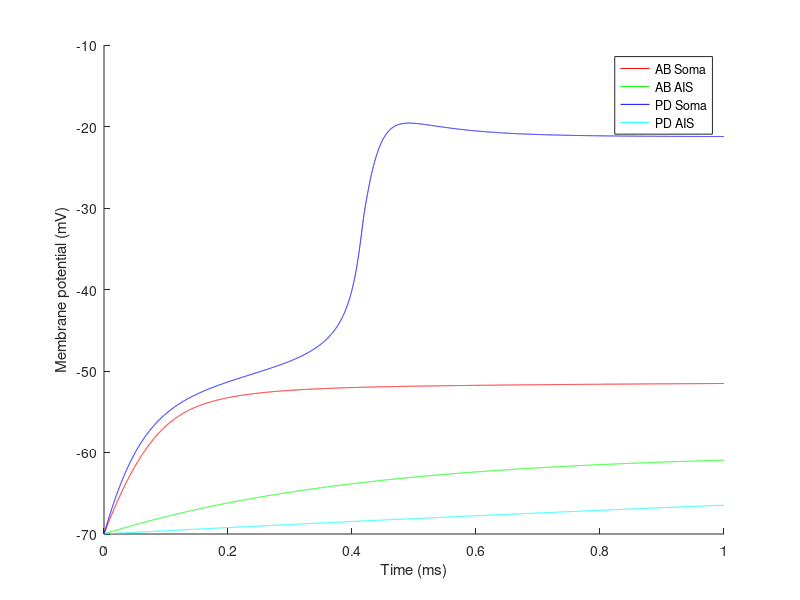

The MATLAB script that drew this image:
% This model is based on Soto-Trevino et all 2005 and adds Q10's.

% TODO
%   Add Q10s
%   Save history
%   Display history
%   Add RK4 integration
%   Check signs on all currents - DONE
%   Check unit prefixes in all calculations. - DONE

% Bugs
%   [Ca++] can go negative. 

function model()
    tic
    AB = 1; % Enumerate cell types.
    PD = 2;
    Soma = 1; % Enumerate compartments.
    AIS  = 2; % (Axon initial segment.)
    
    % Model parameters %
    dt                  = 0.1*10^-3;  % [s] Time step
    I_inj               = [0 0];       % [Amp]
    sim_length          = 1.0;         % [s] Simulation length
    num_neurons         = 2;           % Number of neurons
    num_channels        = 10;          % Number of ion channel types.
    num_compartments    = 2;           % Number of compartments per neuron. Compartment 1 is soma. Compartment 2 is spike initiation zone.
    g_gap               = 0.75*10^-6; % [S] Conductance between the soma of the two neurons.
    neurons(AB).g_axial = 0.3 *10^-6; % [S] Conductance between the two compartments of the AB neuron.
    neurons(PD).g_axial = 1.05*10^-6; % [S] Conductance between the two compartments of the PD neuron.

    % Testing with no connections between compartments.
      g_gap               = 0;     % [S] Conductance between the soma of the two neurons.
%     neurons(AB).g_axial = 0;     % [S] Conductance between the two compartments of the AB neuron.
%     neurons(PD).g_axial = 0;     % [S] Conductance between the two compartments of the PD neuron.    
    
    neurons(AB).compartments(AIS).C  =  1.5*10^-9; % [F] Capacitance of each compartment.
    neurons(AB).compartments(Soma).C =  9.0*10^-9; % [F]
    neurons(PD).compartments(AIS).C  =  6.0*10^-9; % [F]
    neurons(PD).compartments(Soma).C = 12.0*10^-9; % [F]
    
    % Constants for Ca++ dynamics
    R = 8.31447215;  % [J/mol/K] Ideal gas constant
    T = 273.15 + 18; % [Kelvin]  Temperature
    z = +2;          % Charge of Ca++.
    F = 96485.3399;  % [C/mol] Faraday's constant
    Ca_out             = 13000*10^-6; % [M]
    Ca_steady_state    = 0.5*10^-6;   % [M]
    neurons(AB).tau_Ca = 0.303;       % [s]
    neurons(PD).tau_Ca = 0.300;       % [s]
    neurons(AB).F_Ca   = 0.418*10^3;  % [M/A]
    neurons(PD).F_Ca   = 0.515*10^3;  % [M/A]

    % Reversal potentials.
    E_Na   =  50; % [mV] 
    E_K    = -80;
    E_Ca   =   0; % (Placeholder. Nernst calculation later.)
    E_Nap  =  50;
    E_H    = -20;
    E_KCa  = -80;
    E_A    = -80;
    E_proc =   0;
    E_all = [E_Na E_K E_Ca E_Ca E_Nap E_H E_K E_KCa E_A E_proc]*10^-3; % [V] Store reversal potentials in vector which matches the channel vector. (Ca values are placeholders.)

    % Maximal conductances
    %      Channels are:
    %      (AIS)  NA   K     (soma) CaT   CaS nap   H      K       KCa     A      proc   
    g_max_all = [ 300  52.5         55.2  9   2.7   0.054  1890    6000    200    570; ...       % AB % [S] Conductance values for all (non-leak) channels.
                 1100  150          22.5  60  4.38  0.219  1576.8  251.85  39.42  0   ]*10^-6;   % PD
             
    %g_max_all = [0 0    0 0 0 0 0 0 0 0; 0 0    0 0 0 0 0 0 0 0 ];

    % Leak conductances
    %              Soma  AIS
	g_leaks   = [  0.045 0.0018;   ...     % AB % [S] Leak conductances [AB-soma, AB-AIS; PD-soma PD-AIS] (Note: Compartment order different than for g_max_all.)
                   0.105 0.00081 ]*10^-6;  % PD
               
    % Leak reversal potentials
    %              Soma  AIS
    E_leak     = [ -50   -60;  ...         % AB [V]
                   -55   -55  ] * 10^-3;   % PD
    
    % Starting conditions
    starting_voltage = -70*10^-3; % [V] 
    for neuron = 1:num_neurons
        for compartment = 1:num_compartments 
            neurons(neuron).compartments(compartment).voltage = starting_voltage; 
        end
        neurons(neuron).Ca = Ca_steady_state; % Ca++ concentration in soma. (Axon lacks Ca++ gated or permiable channels.)
        for channel = 1:num_channels
            neurons(neuron).channels(channel).m = 0; % Begin with all channels closed.
            neurons(neuron).channels(channel).h = 0;
        end
    end
        

    % History variables
    V_hist = zeros(num_neurons, num_compartments, ceil(sim_length/dt));
    time_step = 1;
    
    %%%%%%%%%%%%%%%%%
    %   Main Loop   %
    %%%%%%%%%%%%%%%%%
    for sim_time = dt:dt:sim_length

        disp('xxxxxxxxxxxxxxxxxxxxxxxxxxxxxxxxxxxxxxxxxxxxxxxxxxxxxxxxxxxxxxxxxxxxxxxxxxxxxxxxxxxxxxxxxxx')

        %%%%%%%%%%%%%%%%%%%%%%%%%%%%%%%%%%%%%%%%%%%%%%
        % Find channel activation and inactivations  %
        %%%%%%%%%%%%%%%%%%%%%%%%%%%%%%%%%%%%%%%%%%%%%%
        for neuron = 1:num_neurons
            Ca = neurons(neuron).Ca;
            for channel = 1:num_channels
                if channel <= 2, compartment = 2; else compartment = 1; end % First two channels are in axon initial segment.
                V = neurons(neuron).compartments(compartment).voltage; % [V]
                [m h] = get_channel_state(neuron, channel, V, Ca, neurons(neuron).channels(channel).m, neurons(neuron).channels(channel).h, dt);
                neurons(neuron).channels(channel).m = m;
                neurons(neuron).channels(channel).h = h;
            end
        end
        
        %%%%%%%%%%%%%%%%%%%%%%%%%%%%%%%%%%%
        % Calculate channel conductances  %
        %%%%%%%%%%%%%%%%%%%%%%%%%%%%%%%%%%%

        % Find channel conductances
        for neuron = 1:num_neurons
            % Find Ca reversal potential via Nernst equation.
            Ca_in = neurons(neuron).Ca;
            E_Ca = R*T/(z*F)*log(Ca_out/Ca_in);
            %Ca_in
            %E_Ca
            E_all(3) = E_Ca; % Set reversal values for Ca++. 
            E_all(4) = E_Ca;
            
            for channel = 1:num_channels
                m = neurons(neuron).channels(channel).m;
                h = neurons(neuron).channels(channel).h;
                if (channel<=2), V = neurons(neuron).compartments(2).voltage; else V = neurons(neuron).compartments(1).voltage; end % Get voltage from correct compartment.
                g_max = g_max_all(neuron, channel); 
                switch channel % Lookup the channel activation and inactivation exponents.
                    case 1      % I_Na
                        a = 3; b = 1; 
                    case 2      % I_K (AIS)
                        a = 4; b = 0;
                    case 3      % I_CaT
                        a = 3; b = 1;
                    case 4      % I_CaS
                        a = 3; b = 0;
                    case 5      % I_nap
                        a = 3; b = 1;
                    case 6      % I_h
                        a = 1; b = 0;
                    case 7      % I_K (soma)
                        a = 4; b = 0;
                    case 8      % I_KCa
                        a = 4; b = 0;
                    case 9      % I_A
                        if (neuron == AB), a = 3; elseif (neuron == PD), a = 4; else STOP; end
                               b = 1;
                    case 10     % I_proc
                        a = 1; b = 0;
                end
                
                g_channel = g_max * m^a * h^b;
                g_channels(neuron, channel) = g_channel;
                if (g_channel < 0)
                    disp ('Negative conductance. Stopping.'); STOP
                end
                if (g_channel ~= abs(g_channel) && -g_channel ~= abs(g_channel)) % Testing for imaginary component.
                    neuron
                    channel
                    V
                    g_channel
                    E_all(channel)
                    STOP
                end                
            end
        end
        
        %%%%%%%%%%%%%%%%%%%%%%
        % Calculate currents %
        %%%%%%%%%%%%%%%%%%%%%%

        for neuron=1:num_neurons
            % Find active channel currents
            for channel=1:num_channels
                neurons(neuron).channels(channel).I = g_channels(neuron, channel) * (V - E_all(channel)); 
                if (neurons(neuron).channels(channel).I~=abs(neurons(neuron).channels(channel).I) && neurons(neuron).channels(channel).I~=-abs(neurons(neuron).channels(channel).I))
                    disp ('Current has imaginary component or is NaN. Stopping.')
                    neurons(neuron).channels(channel).I
                    neuron
                    channel
                    V
                    g_channel
                    E_all(channel)
                    STOP
                end
            end
            % Calculate leak currents
            for compartment = 1:2 
                I_leak(neuron, compartment) = -g_leaks(neuron, compartment) * (neurons(neuron).compartments(compartment).voltage - E_leak(neuron, compartment));
                leak = I_leak(neuron, compartment);
                if (leak == Inf || leak == -Inf)
                    disp('+/- Inf leak current. Stopping.')
                    leak
                    STOP
                end
            end            
        end

        
        %%%%%%%%%%%%%%%%%%%%%%%%%%%%%%%%%%%%%%%%
        % Find new voltage of each compartment %      
        %%%%%%%%%%%%%%%%%%%%%%%%%%%%%%%%%%%%%%%% 

        % Find coupling current
        dV_neurons = neurons(PD).compartments(Soma).voltage - neurons(AB).compartments(Soma).voltage;
        coupling_current =  dV_neurons * g_gap; % NOTE: *Positive* current if PD is at higher potential. (Current flows into cell AB.)
        
        % Find currents within each neuron
        for neuron = 1:num_neurons
            % Sum the currents for each compartment
            dV_axial = neurons(neuron).compartments(Soma).voltage - neurons(neuron).compartments(AIS).voltage % NOTE: Positive for current flowing into AIS from soma.
            axial_current   = dV_axial * neurons(neuron).g_axial *1000000000 %%%%%%%%%%%%%%%%%%%%%%%%%%%%% TEST
            AIS_current     = 0;
            somatic_current = 0;
            for channel = 1:2
                AIS_current     = AIS_current     + neurons(neuron).channels(channel).I;
            end
            AIS_current = AIS_current + I_leak(neuron, AIS);

            for channel = 3:num_channels
                %channel
                %neurons(neuron).channels(channel).I
                somatic_current = somatic_current + neurons(neuron).channels(channel).I;
            end
            %I_leak(neuron, Soma)
            somatic_current = somatic_current + I_leak(neuron, Soma);
                        
            coupling_current_direction = ((neuron==1)*2 -1); % +1 for cell 1. -1 for cell 2.
            total_soma_current = somatic_current - axial_current + coupling_current*coupling_current_direction;  % FIX: Verify signs on currents. 
            total_AIS_current  = AIS_current     + axial_current;
            
            
%             dV_soma = total_soma_current / neurons(neuron).compartments(Soma).C * dt;
%             dV_axon = total_AIS_current  / neurons(neuron).compartments(AIS ).C * dt;
%             
%             neurons(neuron).compartments(Soma).voltage = neurons(neuron).compartments(Soma).voltage + dV_soma;
%             neurons(neuron).compartments(AIS ).voltage = neurons(neuron).compartments(AIS ).voltage + dV_axon;

    
            current_sum     = zeros(1, num_compartments); 
            conductance_sum = zeros(1, num_compartments);
            
            for channel=1:2
                current_sum(AIS)      = current_sum(AIS)      + g_channels(neuron, channel)* E_all(channel);
                conductance_sum(AIS)  = conductance_sum(AIS)  + g_channels(neuron, channel);
            end
            conductance_sum(AIS)  = conductance_sum(AIS)  + g_leaks(neuron, AIS);
            current_sum(AIS) = current_sum(AIS) + g_leaks(neuron, AIS)*E_leak(neuron, AIS);
            
            for channel=3:num_channels
                current_sum(Soma)     = current_sum(Soma)     + g_channels(neuron, channel)* E_all(channel);
                conductance_sum(Soma) = conductance_sum(Soma) + g_channels(neuron, channel);
            end
            conductance_sum(Soma)  = conductance_sum(Soma)  + g_leaks(neuron, Soma);
            current_sum(Soma) = current_sum(Soma) + g_leaks(neuron, Soma)*E_leak(neuron, Soma) + I_inj(neuron);
            
%             current_sum
%             conductance_sum

            for compartment = 1:num_compartments
                V = neurons(neuron).compartments(compartment).voltage;
                V_inf  =  current_sum(compartment)/conductance_sum(compartment);   % Weighted sum of reversal potentials.
                tau_V  =  neurons(neuron).compartments(compartment).C/(conductance_sum(compartment) + g_leaks(neuron, compartment));   % Membrane time constant.
                neurons(neuron).compartments(compartment).voltage      =  V_inf + (V-V_inf)*exp(-dt/tau_V);
            end
            
            V_hist(neuron, Soma, time_step) = neurons(neuron).compartments(Soma).voltage;
            V_hist(neuron, AIS,  time_step) = neurons(neuron).compartments(AIS ).voltage;
            
            soma_voltage = neurons(neuron).compartments(Soma).voltage;
            AIS_voltage  = neurons(neuron).compartments(AIS ).voltage;
            
            if (soma_voltage == Inf || AIS_voltage == Inf)
                disp ('Infinite voltage. Stopping.')
                STOP
            end
        end
        
        %%%%%%%%%%%%%%%%%%%%%
        % Calculate [Ca++]  %
        %%%%%%%%%%%%%%%%%%%%%

        for neuron = 1:num_neurons
            I_CaT = neurons(neuron).channels(3).I;
            I_CaS = neurons(neuron).channels(4).I;            
            I_Ca  = I_CaT + I_CaS; 
            Ca = neurons(neuron).Ca;
            F_Ca = neurons(neuron).F_Ca;
            tau_Ca = neurons(neuron).tau_Ca;
            integration = 'ExpEuler';
            switch integration
                
                case 'RK4'
                    k1 = ( -F_Ca * I_Ca -  Ca              + Ca_steady_state) / tau_Ca;
                    k2 = ( -F_Ca * I_Ca - (Ca + 0.5*dt*k1) + Ca_steady_state) / tau_Ca;
                    k3 = ( -F_Ca * I_Ca - (Ca + 0.5*dt*k2) + Ca_steady_state) / tau_Ca;
                    k4 = ( -F_Ca * I_Ca - (Ca +     dt*k3) + Ca_steady_state) / tau_Ca;
                    dCa = (1/6)*dt*(k1 + 2*k2 + 2*k3 + k4);
                    neurons(neuron).Ca = Ca + dCa;

                case 'ForwardEuler'
                    dCa = (-F_Ca * I_Ca - Ca + Ca_steady_state) / tau_Ca * dt;
                    neurons(neuron).Ca = neurons(neuron).Ca + dCa;
                
                case 'ExpEuler'
                    neurons(neuron).Ca = Ca_steady_state + (Ca - Ca_steady_state)*exp(-dt/tau_Ca);  %inf + (curr - inf)*exp(-dt/tau); 
                
            end
            if (neurons(neuron).Ca < 0)
                disp('Negative [Ca++] value. Stopping')
                Ca 
                dCa
                I_Ca

                F_Ca
                tau_Ca
                disp('.')
                STOP
            end
        end
        if sim_time/100 == floor(sim_time/100),
            sim_time
        end
        time_step = time_step+1
    end % End main loop
    toc
    
    
    figure
    hold on
        plot( dt:dt:sim_length, squeeze(V_hist(AB,Soma,:))*1000, 'r')
        plot( dt:dt:sim_length, squeeze(V_hist(AB,AIS, :))*1000, 'g')
        plot( dt:dt:sim_length, squeeze(V_hist(PD,Soma,:))*1000, 'b')
        plot(  dt:dt:sim_length,squeeze(V_hist(PD,AIS, :))*1000, 'c')
        legend('AB Soma','AB AIS','PD Soma','PD AIS')
        xlabel('Time (ms)')
        ylabel('Membrane potential (mV)')
    hold off
    
end % End function


%%%%%%%%%%%%%%
% Functions  %
%%%%%%%%%%%%%%

function [m, h] = get_channel_state(neuron, channel, V, Ca, old_m, old_h, dt)
    if neuron == 1, neuron_type = 1; else neuron_type = 2; end
    
    V = V*1000; % Convert voltage from V to mV for use in functions table. (Elsewhere voltage is always in Volts.)

    % Channel dynamics functions table.
    switch channel
        case 1 % I_Na (Axon initial segment)
            m_inf = sigmoid(-1, 24.7, 5.29, V);
            h_inf = sigmoid(+1, 48.9, 5.18, V);
            tau_m = tau_sigmoid(1.32, -1.26, -1,  120, 25, V);
            tau_h = tau_sigmoid(0,     0.67, -1, 62.9, 10, V)  * tau_sigmoid(1.5, 1, +1, 34.9, 3.6, V);

        case 3 % I_CaT
            m_inf = sigmoid(-1, 25, 7.2, V);
            h_inf = sigmoid(+1, 36, 7  , V);
            tau_m = tau_sigmoid(55, -49.5, -1, 58, 17, V);
            switch neuron_type
                case 1
                    tau_h = tau_sigmoid(87.5,  -75, -1, 50, 16.9, V);
                case 2
                    tau_h = tau_sigmoid(350,  -300, -1, 50, 16.9, V);
                otherwise 
                    STOP
            end
            
        case 4 % I_CaS
            m_inf = sigmoid(-1, 22.5, 8.5, V);
            h_inf = 1;
            tau_m = tau_sigmoid(16, -13.1, -1, 25.1, 26.4, V);
            tau_h = 1;
            
        case 5 % I_NaP
            m_inf = sigmoid(-1, 26.8, 8.2, V);
            h_inf = sigmoid( 1, 48.5, 4.8, V);
            tau_m = tau_sigmoid(19.8, -10.7, -1, 26.5,  8.6,  V);
            tau_h = tau_sigmoid(666,  -379,  -1, 33.6,  11.7, V);
            
        case 6 % I_h
            m_inf = sigmoid( 1, 70, 6, V);
            h_inf = 1;
            tau_m = tau_sigmoid(272, +1499, -1, 42.2, 8.73, V);
            tau_h = 1;
            
        case {2, 7} % I_K {axon initial segment, soma}
            m_inf = sigmoid(-1, 14.2, 11.8, V);
            h_inf = 1;
            tau_m = tau_sigmoid( 7.2, -6.4, -1, 28.3, 19.2, V);
            tau_h = 1;
            
        case 8 % I_KCa
            switch neuron_type
                case 1
                    m_inf = Ca/(Ca + 30) * sigmoid(-1, 51, 4, V);
                case 2
                    m_inf = Ca/(Ca + 30) * sigmoid(-1, 51, 8, V);
                otherwise 
                    STOP
            end        
            h_inf = 1;
            tau_m = tau_sigmoid(90.3, -75.09, -1, 46, 22.7, V);
            tau_h = 1;
            
        case 9 % I_A 
            m_inf = sigmoid( -1, 27,   8.7,  V);
            h_inf = sigmoid( +1, 56.9, 4.9,  V);
            tau_m = tau_sigmoid( 11.6, -10.4, -1, 32.9, 15.2,  V);
            tau_h = tau_sigmoid( 38.6, -29.2, -1, 38.9, 26.5,  V);    
            
        case 10 % I_proc
            m_inf = sigmoid( -1, 12, 3.05,   V);
            h_inf = 1;
            tau_m = 0.5;
            tau_h = 1;
            
        otherwise
            STOP
                        
    end
    % Integrate to find m and h at next time step.
    m = m_inf + (old_m - m_inf)*exp(-dt/tau_m);       %inf + (curr - inf)*exp(-dt/tau); 
    h = h_inf + (old_h - h_inf)*exp(-dt/tau_h);       %inf + (curr - inf)*exp(-dt/tau); 
    if (false)
        dm = (m_inf - old_m)/tau_m * dt;  % FIX: Forward Euler to expEuler.
        dh = (h_inf - old_h)/tau_h * dt;
        m = old_m + dm;
        h = old_h + dh;
    end
    if (m < 0 || m > 1 ), disp ('m out of range. Stopping.'); STOP; end
    if (h < 0 || h > 1 ), disp ('h out of range. Stopping.'); STOP; end
    
end

% Sigmoid functions for calculating channel dynamics
function [answer] = sigmoid(a,b,c, V)
    answer = 1/(1+exp(a*(V+b)/c));
end

function[tau] = tau_sigmoid(a, b, c, d, e, V)
        tau = (a + b/(1+exp(c*(V+d)/e)))*10^-3;
end
